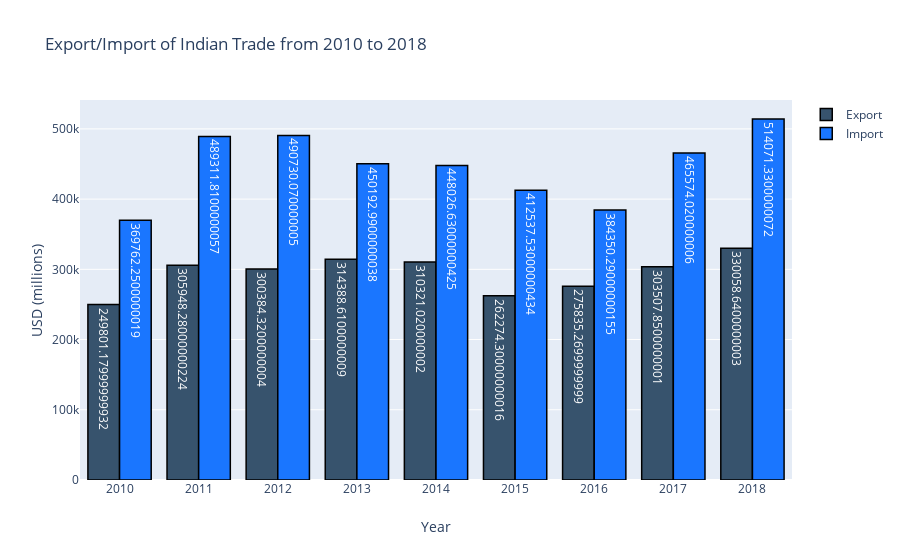

Notebook code for this chart:
### Markdown cell above
### Let's expolre the above table:
### <font color="blue" face="Constantia">Growth Rate:</font>
Growth rates refer to the percentage change of a specific variable within a specific time period and given a certain context. we calucate the annual growth rate.
### <font color="blue" face="Constantia">Trade Deficit:</font>
A trade deficit is an amount by which the cost of a country's imports exceeds the cost of its exports. It's one way of measuring international trade, and it's also called a negative balance of trade. You can calculate a trade deficit by subtracting the total value of a country's exports from the total value of its imports.

### ***<font color="blue" face="Constantia">Findings:</font>***
* Exports have done well particularly from 2016 to 2018.
* The average annual growth rate in the eight years has been 4.06 per cent.
* However, imports have grown even faster in the eigth years at an annual average of 20.2 per cent.
* Thus, average trade deficit widened to $-261,298.08 Million.
* The higher trade deficit could be attributed to a rise in petroleum, oil and lubricants (POL) as well as non-POL components in imports.

### Code cell
'''Visualization of Export and Import'''
# create trace1
trace1 = go.Bar(
                x = total_year.index,
                y = total_year.Export,
                name = "Export",
                marker = dict(color = 'rgb(55, 83, 109)',
                             line=dict(color='rgb(0,0,0)',width=1.5)),
                text = total_year.Export)
# create trace2 
trace2 = go.Bar(
                x = total_year.index,
                y = total_year.Import,
                name = "Import",
                marker = dict(color = 'rgb(26, 118, 255)',
                              line=dict(color='rgb(0,0,0)',width=1.5)),
                text = total_year.Import)


layout = go.Layout(hovermode= 'closest', title = 'Export/Import of Indian Trade from 2010 to 2018' , xaxis = dict(title = 'Year'), yaxis = dict(title = 'USD (millions)'))
fig = go.Figure(data = [trace1, trace2], layout = layout)
fig.show()

### Figure 1 — Plotly figure (JSON) as saved in the notebook; plotly's stock layout.template omitted (floating-point values rounded to 4 significant figures)
{"data": [{"marker": {"color": "rgb(55, 83, 109)", "line": {"color": "rgb(0,0,0)", "width": 1.5}}, "name": "Export", "text": [249800.0, 305900.0, 300400.0, 314400.0, 310300.0, 262300.0, 275800.0, 303500.0, 330100.0], "type": "bar", "x": [2010, 2011, 2012, 2013, 2014, 2015, 2016, 2017, 2018], "y": [249800.0, 305900.0, 300400.0, 314400.0, 310300.0, 262300.0, 275800.0, 303500.0, 330100.0]}, {"marker": {"color": "rgb(26, 118, 255)", "line": {"color": "rgb(0,0,0)", "width": 1.5}}, "name": "Import", "text": [369800.0, 489300.0, 490700.0, 450200.0, 448000.0, 412500.0, 384400.0, 465600.0, 514100.0], "type": "bar", "x": [2010, 2011, 2012, 2013, 2014, 2015, 2016, 2017, 2018], "y": [369800.0, 489300.0, 490700.0, 450200.0, 448000.0, 412500.0, 384400.0, 465600.0, 514100.0]}], "layout": {"hovermode": "closest", "title": {"text": "Export/Import of Indian Trade from 2010 to 2018"}, "xaxis": {"title": {"text": "Year"}}, "yaxis": {"title": {"text": "USD (millions)"}}}}
